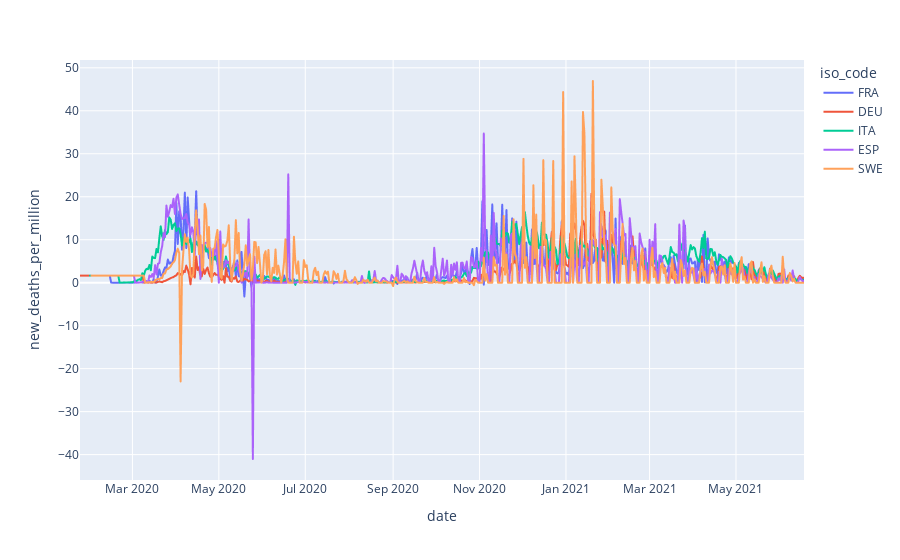
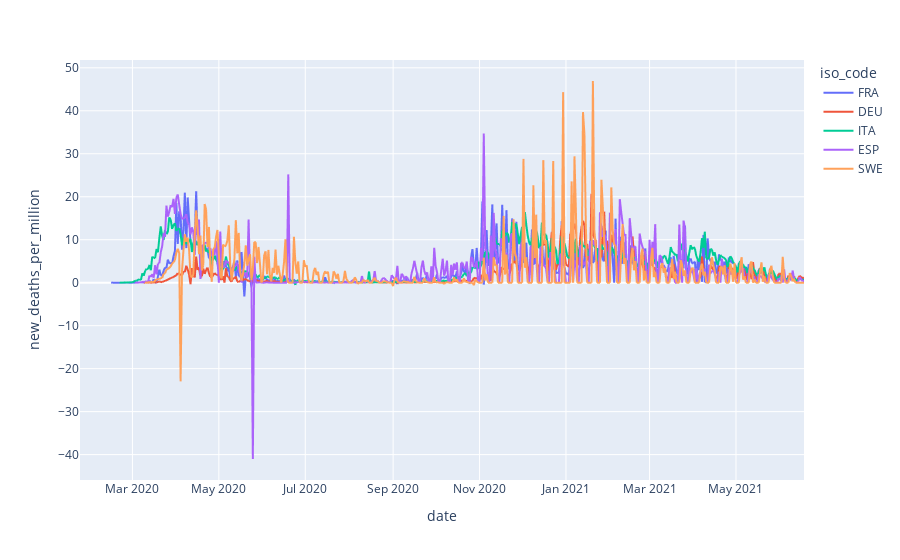

Notebook cell for these charts, in order:
### Markdown cell above
### Plotting new deaths per million

### Code cell
fig = px.line(g5_data, x ="date", y="new_deaths_per_million", color="iso_code" )
fig_c = px.line(g5_data_cl, x ="date", y="new_deaths_per_million", color="iso_code" )
fig_c.show()
fig.show()

### Figure 1 — Plotly figure (JSON) as saved in the notebook; plotly's stock layout.template omitted (floating-point values rounded to 4 significant figures; data arrays with more than 128 entries replaced by an {"elided": "..."} marker saying what was removed)
{"data": [{"hovertemplate": "iso_code=FRA<br>date=%{x}<br>new_deaths_per_million=%{y}<extra></extra>", "legendgroup": "FRA", "line": {"color": "#636efa", "dash": "solid"}, "mode": "lines", "name": "FRA", "showlegend": true, "type": "scattergl", "x": {"elided": "512 str values"}, "xaxis": "x", "y": {"elided": "512 float values"}, "yaxis": "y"}, {"hovertemplate": "iso_code=DEU<br>date=%{x}<br>new_deaths_per_million=%{y}<extra></extra>", "legendgroup": "DEU", "line": {"color": "#EF553B", "dash": "solid"}, "mode": "lines", "name": "DEU", "showlegend": true, "type": "scattergl", "x": {"elided": "510 str values"}, "xaxis": "x", "y": {"elided": "510 float values"}, "yaxis": "y"}, {"hovertemplate": "iso_code=ITA<br>date=%{x}<br>new_deaths_per_million=%{y}<extra></extra>", "legendgroup": "ITA", "line": {"color": "#00cc96", "dash": "solid"}, "mode": "lines", "name": "ITA", "showlegend": true, "type": "scattergl", "x": {"elided": "505 str values"}, "xaxis": "x", "y": {"elided": "505 float values"}, "yaxis": "y"}, {"hovertemplate": "iso_code=ESP<br>date=%{x}<br>new_deaths_per_million=%{y}<extra></extra>", "legendgroup": "ESP", "line": {"color": "#ab63fa", "dash": "solid"}, "mode": "lines", "name": "ESP", "showlegend": true, "type": "scattergl", "x": {"elided": "504 str values"}, "xaxis": "x", "y": {"elided": "504 float values"}, "yaxis": "y"}, {"hovertemplate": "iso_code=SWE<br>date=%{x}<br>new_deaths_per_million=%{y}<extra></extra>", "legendgroup": "SWE", "line": {"color": "#FFA15A", "dash": "solid"}, "mode": "lines", "name": "SWE", "showlegend": true, "type": "scattergl", "x": {"elided": "504 str values"}, "xaxis": "x", "y": {"elided": "504 float values"}, "yaxis": "y"}], "layout": {"legend": {"title": {"text": "iso_code"}, "tracegroupgap": 0}, "margin": {"t": 60}, "xaxis": {"anchor": "y", "domain": [0, 1], "title": {"text": "date"}}, "yaxis": {"anchor": "x", "domain": [0, 1], "title": {"text": "new_deaths_per_million"}}}}

### Figure 2 — Plotly figure (JSON) as saved in the notebook; plotly's stock layout.template omitted (floating-point values rounded to 4 significant figures; data arrays with more than 128 entries replaced by an {"elided": "..."} marker saying what was removed)
{"data": [{"hovertemplate": "iso_code=FRA<br>date=%{x}<br>new_deaths_per_million=%{y}<extra></extra>", "legendgroup": "FRA", "line": {"color": "#636efa", "dash": "solid"}, "mode": "lines", "name": "FRA", "showlegend": true, "type": "scattergl", "x": {"elided": "512 str values"}, "xaxis": "x", "y": {"elided": "512 float values"}, "yaxis": "y"}, {"hovertemplate": "iso_code=DEU<br>date=%{x}<br>new_deaths_per_million=%{y}<extra></extra>", "legendgroup": "DEU", "line": {"color": "#EF553B", "dash": "solid"}, "mode": "lines", "name": "DEU", "showlegend": true, "type": "scattergl", "x": {"elided": "510 str values"}, "xaxis": "x", "y": {"elided": "510 float values"}, "yaxis": "y"}, {"hovertemplate": "iso_code=ITA<br>date=%{x}<br>new_deaths_per_million=%{y}<extra></extra>", "legendgroup": "ITA", "line": {"color": "#00cc96", "dash": "solid"}, "mode": "lines", "name": "ITA", "showlegend": true, "type": "scattergl", "x": {"elided": "505 str values"}, "xaxis": "x", "y": {"elided": "505 float values"}, "yaxis": "y"}, {"hovertemplate": "iso_code=ESP<br>date=%{x}<br>new_deaths_per_million=%{y}<extra></extra>", "legendgroup": "ESP", "line": {"color": "#ab63fa", "dash": "solid"}, "mode": "lines", "name": "ESP", "showlegend": true, "type": "scattergl", "x": {"elided": "504 str values"}, "xaxis": "x", "y": {"elided": "504 float values"}, "yaxis": "y"}, {"hovertemplate": "iso_code=SWE<br>date=%{x}<br>new_deaths_per_million=%{y}<extra></extra>", "legendgroup": "SWE", "line": {"color": "#FFA15A", "dash": "solid"}, "mode": "lines", "name": "SWE", "showlegend": true, "type": "scattergl", "x": {"elided": "504 str values"}, "xaxis": "x", "y": {"elided": "504 float values"}, "yaxis": "y"}], "layout": {"legend": {"title": {"text": "iso_code"}, "tracegroupgap": 0}, "margin": {"t": 60}, "xaxis": {"anchor": "y", "domain": [0, 1], "title": {"text": "date"}}, "yaxis": {"anchor": "x", "domain": [0, 1], "title": {"text": "new_deaths_per_million"}}}}
